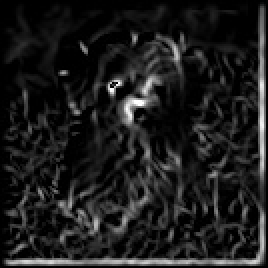
#> input picture Task_1/images/Prewitt.jpg, 134 x 134 px (shown 2 times larger)
$ python -i Frequency.py   (imports and definitions only)
#> lines starting #> are read from the running program, lines starting #| are printed output that depends on the picture
import cv2
import numpy as np
import matplotlib.pyplot as plt
from math import sqrt,exp
#################################################################################################################
##################################### Tab 3 (High and Low) ######################################################
#################################################################################################################
def prepare(path):
#> called with path = 'images/Prewitt.jpg'
    image = cv2.imread(path)
#> image is the input picture: shape (134, 134, 3); min 0, max 255, mean 28.8
    image= cv2.cvtColor(image, cv2.COLOR_BGR2GRAY)
#> image: shape (134, 134)
    image = cv2.resize(image, (210,210))
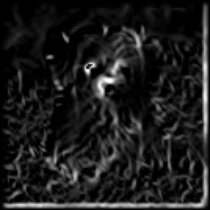
#> image: shape (210, 210); min 0, max 255, mean 28.7

    return image
#################################################################################################################
#################################################################################################################
def distance(point1,point2):
    return sqrt((point1[0]-point2[0])**2 + (point1[1]-point2[1])**2)
def idealFilterHP(D0,imgShape):
#> called with D0 = 50, imgShape = (210, 210)
    base = np.ones(imgShape[:2])
    rows, cols = imgShape[:2]
    center = (rows/2,cols/2)
    for x in range(cols):
        for y in range(rows):
            if distance((y,x),center) < D0:
                base[y,x] = 0
    return base
def idealFilterLP(D0,imgShape):
    base = np.zeros(imgShape[:2])
    rows, cols = imgShape[:2]
    center = (rows/2,cols/2)
    for x in range(cols):
        for y in range(rows):
            if distance((y,x),center) < D0:
                base[y,x] = 1
    return base
def image_after_highpassfilter(path):
    img =prepare(path)
    original = np.fft.fft2(img)
    center = np.fft.fftshift(original) # Move frequency domain from upper left to middle

    #High pass filter
    HighPass = idealFilterHP(50,img.shape)
    HighPassCenter = center * idealFilterHP(15,img.shape)
    HighPass = np.fft.ifftshift(HighPassCenter)
    # Inverse Fourier Transform
    inverse_HighPass = np.fft.ifft2(HighPass)  # Fourier library function call
    ifimg1 = np.abs(inverse_HighPass)
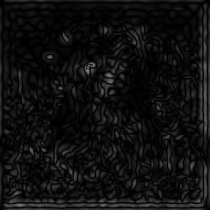
#> ifimg1: shape (210, 210) float64; min 0.000584, max 125.2, mean 16
    cv2.imwrite('img/image1.png',np.abs(ifimg1))

    return 'img/image1.png'

#################################################################################################################
def image_after_lowpassfilter(path):

    gray_image =prepare(path)
    original = np.fft.fft2(gray_image)
    center = np.fft.fftshift(original)

    # Low-pass filter
    LowPass = idealFilterLP(50,gray_image.shape)
    # Inverse Fourier Transform
    LowPassCenter = center * idealFilterLP(15,gray_image.shape)
    # rows,cols=gray_image.shape
    LowPass = np.fft.ifftshift(LowPassCenter)
    inverse_LowPass = np.fft.ifft2(LowPass)
    ifimg = np.abs(inverse_LowPass)
    cv2.imwrite('img/image2.png',np.abs(ifimg))
    return 'img/image2.png'

#################################################################################################################
def getfilter(path,flag):
    if flag == 1:
        return image_after_highpassfilter(path)
    else :
         return image_after_lowpassfilter(path)


def hybrid_images(path1 ,path2):

    image1 = prepare(path1)
    image2 = prepare(path2)
    new_img =  image1 + image2

    # Save the image
    cv2.imwrite('img/hybrid_image.png',new_img)
    return 'img/hybrid_image.png'

#################################################################################################################

>>> result = image_after_highpassfilter('images/Prewitt.jpg')

$ run again, on Task_1/images/Roberts.jpg
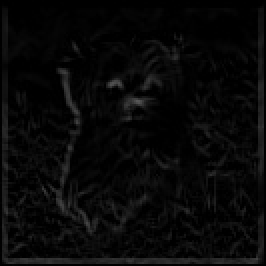
#> input picture Task_1/images/Roberts.jpg, 133 x 133 px (shown 2 times larger)
#> in prepare, image is the input picture: shape (133, 133, 3); min 0, max 87, mean 8.1
#> in image_after_highpassfilter, `ifimg1 = np.abs(inverse_HighPass)`:
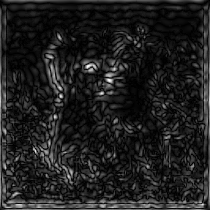
#> ifimg1: shape (210, 210) float64; min 4.7e-05, max 36.12, mean 4.5; drawn with min black and max white
